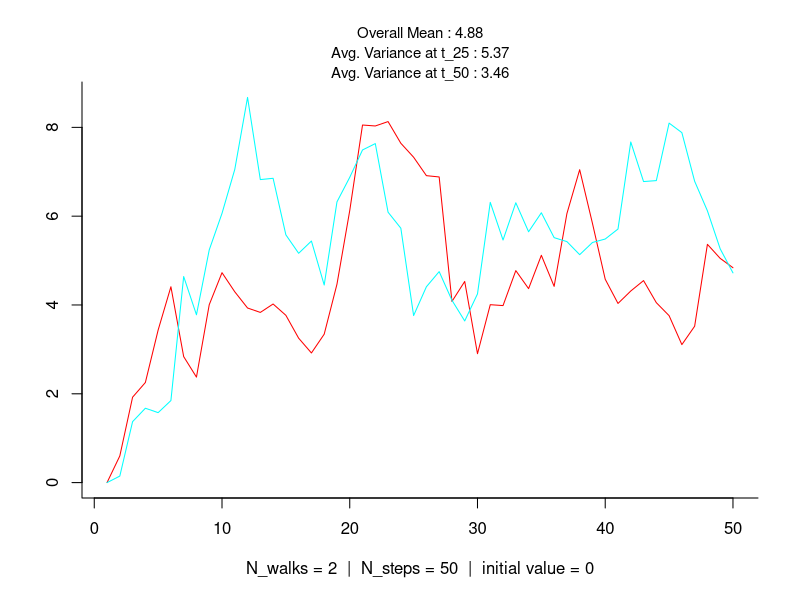
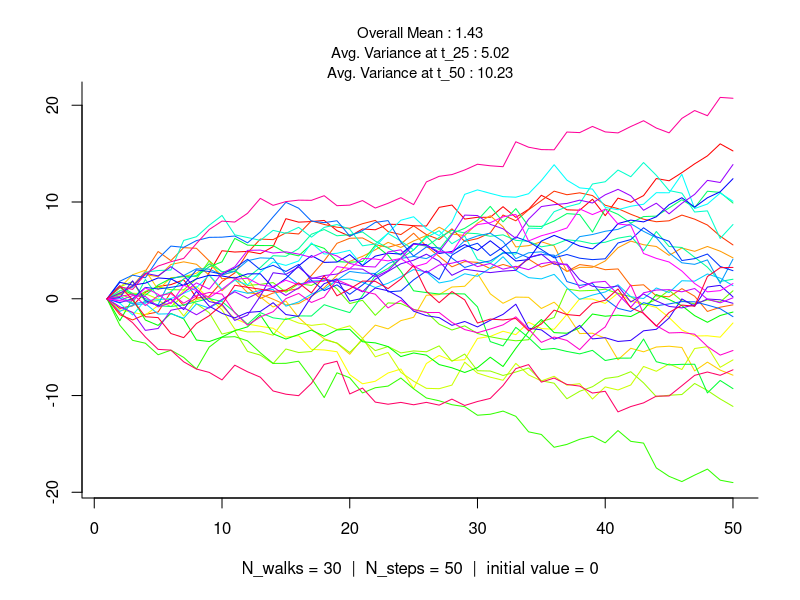
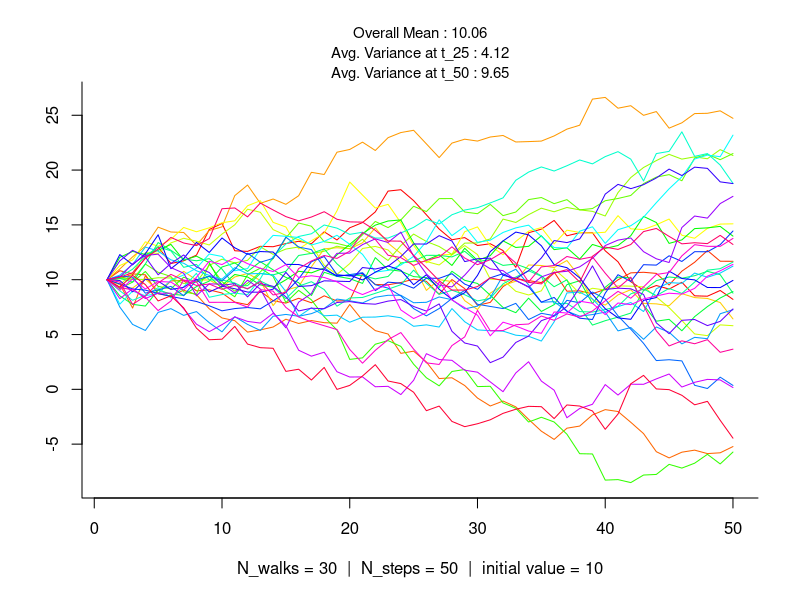
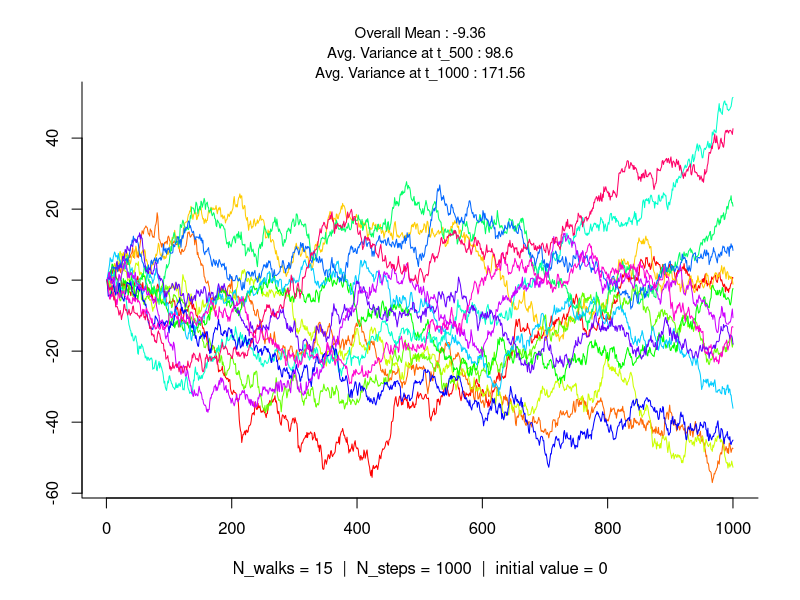
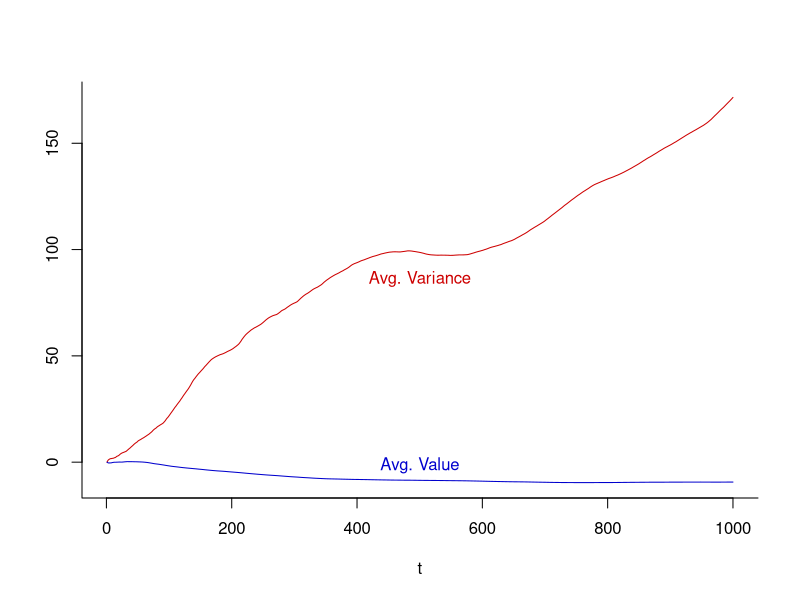

Here is the R script that generated these plots, in order:
#=================================#
#====== SIMPLE RANDOM WALKS ======#
#=================================#

# Author: Jonah Gabry (jsg2201@columbia.edu)
# Written using R version 3.1.1 on Mac OS X 10.9.3

library(ggplot2)
library(reshape2)


# Function to generate N_walks random walks of length N_steps with y[1] = init,
# y[t+1] = y[t] + Normal(0,1)
random_walks <- function(N_walks, N_steps, init = 0) {
  walk <- function(...) {
    y <- c(init, rep(NA, N_steps - 1))
    for(i in 2:N_steps){
      y[i] <- y[i-1] + rnorm(1)
    }
    y
  }
  
  replicate(N_walks, walk(N_steps))
}


# Function to plot the random walks
plot_random_walks <- function(walks) {
  title <- paste("N_walks =", ncol(walks), 
                 " |  N_steps =", nrow(walks), 
                 " |  initial value =", walks[1,1])
  
  plot(ts(walks), plot.type = "single", bty = "l", col = rainbow(ncol(walks)),
       main = "", xlab = title, ylab = "")
  
  mean <- round(mean(walks), 2)
  mean_lab <- paste("Overall Mean :", mean)
  var <- round(mean(apply(walks, 2, var)), 2)
  var_lab1 <- paste0("Avg. Variance at t_", nrow(walks), " : ", var)
  var_half <- round(mean(apply(walks[1:nrow(walks)/2,], 2, var)), 2)
  var_lab2 <- paste0("Avg. Variance at t_", nrow(walks)/2, " : ", var_half)
  
  mtext(var_lab1, side = 3, cex = 0.9)
  mtext(var_lab2, side = 3, line = 1, cex = 0.9)
  mtext(mean_lab, side = 3, line = 2, cex = 0.9)
}


# 2 random walks of length 50, init = 0
walk_sims_2_50 <- random_walks(N_walks = 2, N_steps = 50)
plot_random_walks(walk_sims_2_50)

# 30 random walks, each of length 50, init = 0
walk_sims_30_50 <- random_walks(N_walks = 30, N_steps = 50)
plot_random_walks(walk_sims_30_50)

# 30 random walks, each of length 50, init = 10
walk_sims_30_50_init10 <- random_walks(N_walks = 30, N_steps = 50, init = 10)
plot_random_walks(walk_sims_30_50_init10)

# 15 random walks, each of length 1000, init = 0
walk_sims_15_1000 <- random_walks(N_walks = 15, N_steps = 1000)
plot_random_walks(walk_sims_15_1000)


# Look at how the average value of the walks stays roughly constant while the
# average variance of the walks continues to grow as t increases
mean <- 0
var <- 0
for (j in 2:nrow(walk_sims_15_1000)) {
  mean <- c(mean, mean(walk_sims_15_1000[1:j, ]))
  var <- c(var, mean(apply(walk_sims_15_1000[1:j, ], 2, var)))
}
line_cols <- c("red3", "blue3")
plot(ts(cbind(var, mean)), plot.type = "single", bty = "l", 
     col = line_cols, ylab = "", xlab = "t")
text(x = 500, y = var[500] - 5, labels = "Avg. Variance", pos = 1, col = line_cols[1])
text(x = 500, y = mean[500], labels = "Avg. Value", pos = 3, col = line_cols[2])


